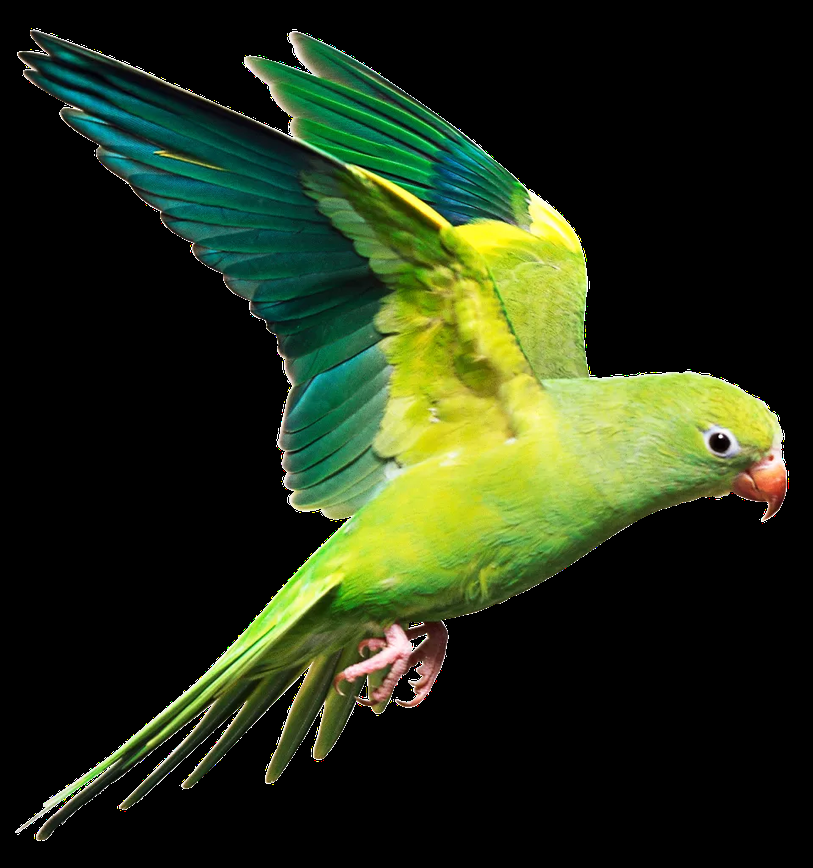
#> input picture Lab 5/bird.png, 813 x 868 px, shrunk from 960 x 1024 before the run, found by its file name
$ jupyter execute --allow-errors 'IT21202018 _ Lab5.ipynb'
#> lines starting #> are read from the running program, lines starting #| are printed output that depends on the picture
[cell 1]
import cv2
import numpy as np
import matplotlib.pyplot as plt

# Load a color image
image = cv2.imread('C:\\Users\\chari\\OneDrive\\Documents\\Sliit\\Y3S1\\DIP\\Lab 5\\bird.png')
#> image is the input picture: shape (868, 813, 3); mean B, G, R 22.8, 48, 36.4
gray_img = cv2.cvtColor(image, cv2.COLOR_BGR2GRAY)
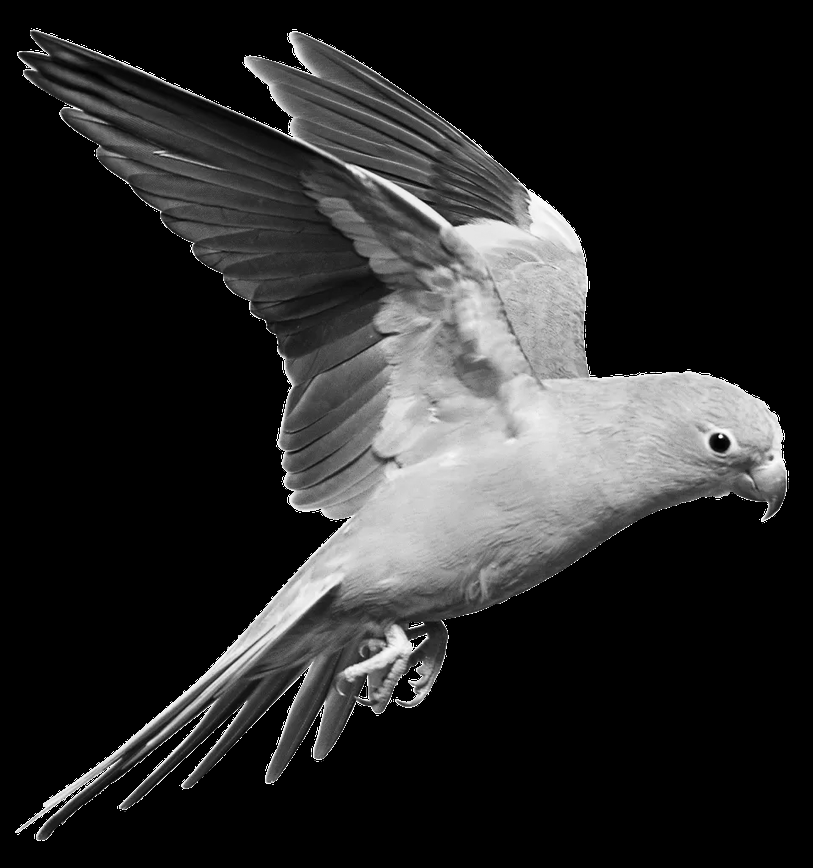
#> gray_img: shape (868, 813); min 0, max 255, mean 41.7

plt.imshow(image, cmap="gray")
plt.title('Image')
plt.show()

plt.imshow(gray_img, cmap="gray")
plt.title('Gray_Image')
plt.show()

[cell 2]
import cv2
import numpy as np
import matplotlib.pyplot as plt

# Load a color image
image = cv2.imread('C:\\Users\\chari\\OneDrive\\Documents\\Sliit\\Y3S1\\DIP\\Lab 5\\bird.png')
gray_img = cv2.cvtColor(image, cv2.COLOR_BGR2GRAY)

gray_3 = cv2.cvtColor(image, cv2.COLOR_BGR2GRAY)
gray_3 = cv2.normalize(image,  None, 0, 2**-3, cv2.NORM_MINMAX)
#> gray_3: shape (868, 813, 3); every value is 0

gray_5 = cv2.cvtColor(image, cv2.COLOR_BGR2GRAY)
gray_5 = cv2.normalize(image,  None, 0, 2**5, cv2.NORM_MINMAX)
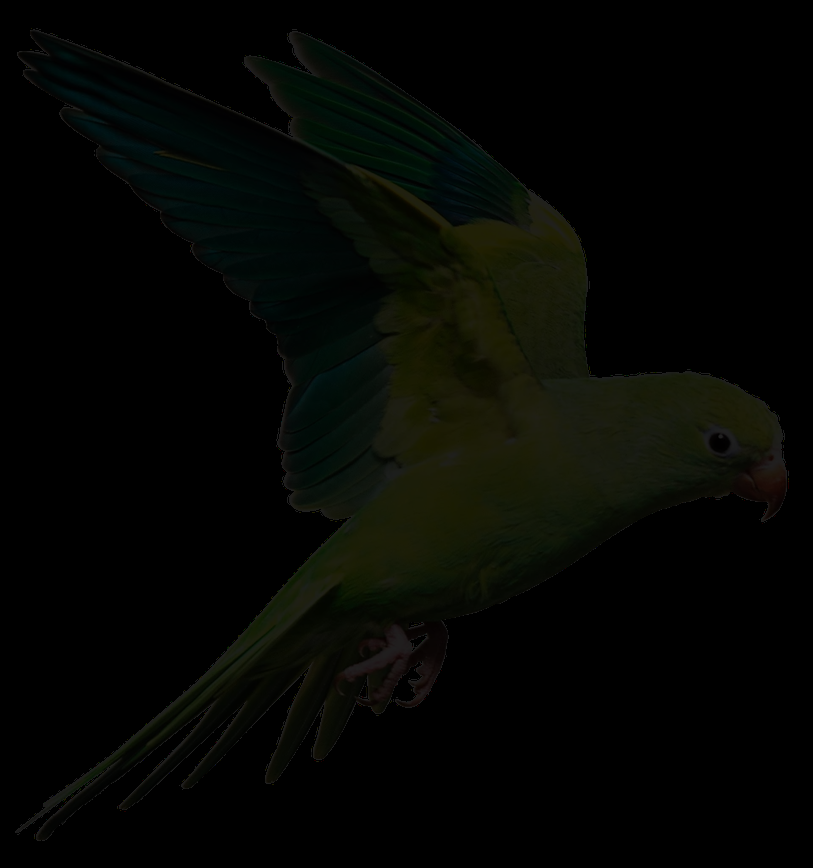
#> gray_5: shape (868, 813, 3); mean B, G, R 2.9, 6, 4.6

img_size = gray_img.size
#> img_size = 705684

histogram = cv2.calcHist([gray_img], [0], None, [256], [0, 256])
#> histogram = 256 values, max 467840 at index 0, min 43 at index 254, mean 2756.6
#> (the rest of this cell did not finish here and is left out)
